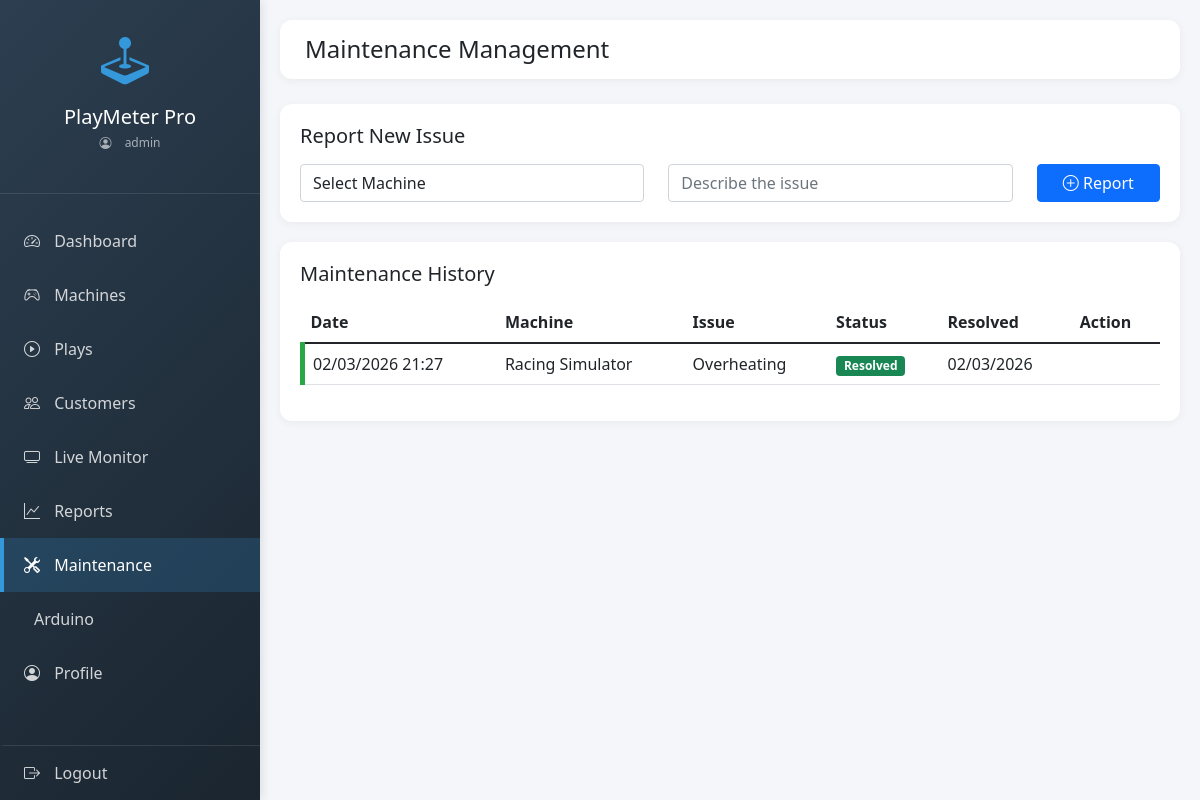
/maintenance.php (signed in), run on the app's committed database.
### tables this page shows
CREATE TABLE `maintenance` (
  `id` int NOT NULL,
  `machine_id` int DEFAULT NULL,
  `issue_description` text,
  `resolved` tinyint(1) DEFAULT '0',
  `reported_date` timestamp NULL DEFAULT CURRENT_TIMESTAMP,
  `resolved_date` timestamp NULL DEFAULT NULL
);

CREATE TABLE `machines` (
  `id` int NOT NULL,
  `name` varchar(100) NOT NULL,
  `machine_type` varchar(50) DEFAULT NULL,
  `status` enum('active','maintenance','inactive') DEFAULT 'active',
  `price_per_play` decimal(10,2) DEFAULT '1.00',
  `total_plays` int DEFAULT '0',
  `total_revenue` decimal(10,2) DEFAULT '0.00',
  `created_at` timestamp NULL DEFAULT CURRENT_TIMESTAMP,
  `updated_at` timestamp NULL DEFAULT CURRENT_TIMESTAMP ON UPDATE CURRENT_TIMESTAMP,
  `arduino_unit_id` int DEFAULT NULL,
  `current_session_id` int DEFAULT NULL,
  `is_online` tinyint(1) DEFAULT '0'
);

### maintenance.php (the view, shortened to what this page needs)
<?php
$database = new Database();
$db = $database->getConnection();
$query = "SELECT m.*, mac.name as machine_name
          FROM maintenance m
          LEFT JOIN machines mac ON m.machine_id = mac.id
          ORDER BY m.reported_date DESC";
$maintenance = $db->query($query);
?>
<!DOCTYPE html>
<html lang="en">
<head>
    <link href="https://cdn.jsdelivr.net/npm/bootstrap@5.1.3/dist/css/bootstrap.min.css" rel="stylesheet">
    <link rel="stylesheet" href="https://cdn.jsdelivr.net/npm/bootstrap-icons@1.8.1/font/bootstrap-icons.css">
</head>
<body>
    <div class="sidebar">
        <div style="padding: 25px 20px; text-align: center; border-bottom: 1px solid rgba(255,255,255,0.1);">
            <i class="bi bi-joystick" style="font-size: 3rem; color: #3498db;"></i>
            <h5 class="mt-2 mb-0">PlayMeter Pro</h5>
            <p style="font-size: 12px; color: rgba(255,255,255,0.6); margin-top: 5px;">
                <i class="bi bi-person-circle"></i> <?php echo $_SESSION['username']; ?>
            </p>
        </div>
        <nav style="margin-top: 20px;">
            <a href="index.php" class="<?php echo basename($_SERVER['PHP_SELF']) == 'index.php' ? 'active' : ''; ?>">
                <i class="bi bi-speedometer2"></i> Dashboard
            </a>
            <a href="machines.php" class="<?php echo basename($_SERVER['PHP_SELF']) == 'machines.php' ? 'active' : ''; ?>">
                <i class="bi bi-controller"></i> Machines
            </a>
            <a href="plays.php" class="<?php echo basename($_SERVER['PHP_SELF']) == 'plays.php' ? 'active' : ''; ?>">
                <i class="bi bi-play-circle"></i> Plays
            </a>
            <a href="customers.php" class="<?php echo basename($_SERVER['PHP_SELF']) == 'customers.php' ? 'active' : ''; ?>">
                <i class="bi bi-people"></i> Customers
            </a>
            <a href="session_monitor.php" class="<?php echo basename($_SERVER['PHP_SELF']) == 'session_monitor.php' ? 'active' : ''; ?>">
                <i class="bi bi-tv"></i> Live Monitor
            </a>
            <a href="reports.php" class="<?php echo basename($_SERVER['PHP_SELF']) == 'reports.php' ? 'active' : ''; ?>">
                <i class="bi bi-graph-up"></i> Reports
            </a>
            <a href="maintenance.php" class="<?php echo basename($_SERVER['PHP_SELF']) == 'maintenance.php' ? 'active' : ''; ?>">
                <i class="bi bi-tools"></i> Maintenance
            </a>
            <a href="arduino_settings.php" class="<?php echo basename($_SERVER['PHP_SELF']) == 'arduino_settings.php' ? 'active' : ''; ?>">
                <i class="bi bi-microchip"></i> Arduino
            </a>
            <a href="profile.php" class="<?php echo basename($_SERVER['PHP_SELF']) == 'profile.php' ? 'active' : ''; ?>">
                <i class="bi bi-person-circle"></i> Profile
            </a>
            <a href="logout.php" style="border-top: 1px solid rgba(255,255,255,0.1); margin-top: 20px; position: absolute; bottom: 0; width: 100%;">
                <i class="bi bi-box-arrow-right"></i> Logout
            </a>
        </nav>
    </div>
    <div class="content">
        <div class="navbar-top">
            <h4 class="mb-0">Maintenance Management</h4>
        </div>
        <div class="card">
            <h5 class="mb-3">Report New Issue</h5>
            <form method="POST">
                <div class="row">
                    <div class="col-md-5">
                        <select name="machine_id" class="form-control" required>
                            <option value="">Select Machine</option>
                        </select>
                    </div>
                    <div class="col-md-5">
                        <input type="text" name="issue" class="form-control" placeholder="Describe the issue" required>
                    </div>
                    <div class="col-md-2">
                        <button type="submit" name="add_maintenance" class="btn btn-primary w-100">
                            <i class="bi bi-plus-circle"></i> Report
                        </button>
                    </div>
                </div>
            </form>
        </div>
        <div class="card">
            <h5 class="mb-3">Maintenance History</h5>
            <table class="table table-hover">
                <thead>
                    <tr>
                        <th>Date</th>
                        <th>Machine</th>
                        <th>Issue</th>
                        <th>Status</th>
                        <th>Resolved</th>
                        <th>Action</th>
                    </tr>
                </thead>
                <tbody>
                    <?php while($row = $maintenance->fetch(PDO::FETCH_ASSOC)): ?>
                    <tr class="<?php echo $row['resolved'] ? 'issue-resolved' : 'issue-pending'; ?>">
                        <td><?php echo date('d/m/Y H:i', strtotime($row['reported_date'])); ?></td>
                        <td><?php echo htmlspecialchars($row['machine_name']); ?></td>
                        <td><?php echo htmlspecialchars($row['issue_description']); ?></td>
                        <td>
                            <?php if($row['resolved']): ?>
                                <span class="badge bg-success">Resolved</span>
                            <?php else: ?>
                                <span class="badge bg-warning">Pending</span>
                            <?php endif; ?>
                        </td>
                        <td>
                            <?php echo $row['resolved_date'] ? date('d/m/Y', strtotime($row['resolved_date'])) : '-'; ?>
                        </td>
                        <td>
                        </td>
                    </tr>
                    <?php endwhile; ?>
                </tbody>
            </table>
        </div>
    </div>
</body>
</html>

### maintenance.php (style rules this page uses)
body { background: #f4f6f9; font-family: 'Segoe UI', Tahoma, Geneva, Verdana, sans-serif; }
.sidebar { min-height: 100vh; background: linear-gradient(135deg, #2c3e50 0%, #1a252f 100%); color: white; position: fixed; width: 260px; box-shadow: 2px 0 10px rgba(0,0,0,0.1); }
.sidebar a { color: rgba(255,255,255,0.8); text-decoration: none; padding: 15px 20px; display: block; transition: all 0.3s; border-left: 4px solid transparent; }
.sidebar a.active { background: rgba(52, 152, 219, 0.2); color: white; border-left-color: #3498db; }
.sidebar i { margin-right: 10px; width: 20px; }
.content { margin-left: 260px; padding: 20px; }
.navbar-top { background: white; padding: 15px 25px; margin-bottom: 25px; border-radius: 12px; box-shadow: 0 2px 10px rgba(0,0,0,0.05); }
.card { background: white; border-radius: 12px; padding: 20px; margin-bottom: 20px; box-shadow: 0 2px 10px rgba(0,0,0,0.05); border: none; }
.issue-resolved { border-left: 5px solid #28a745; }

### data on the page
maintenance: reported_date "02/03/2026 21:27", machine.name "Racing Simulator", issue_description "Overheating", resolved "Resolved", resolved_date "02/03/2026"

### other printed values
$_SESSION['username'] "admin"
